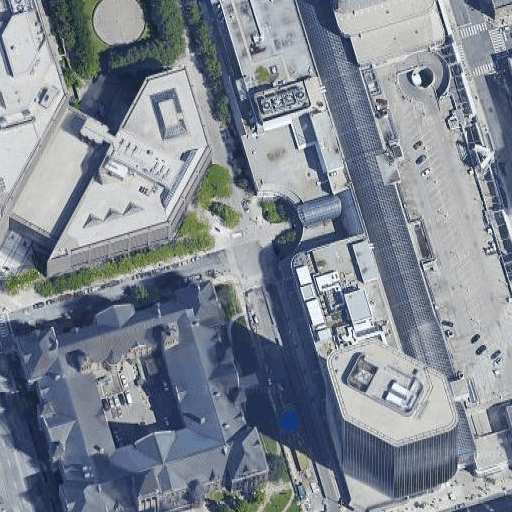
#> input picture data/images/toronto_0_0_sat.0_2.png, 512 x 512 px, given in place of testing_img1325.png, which was not available
$ python skeleton.py ../../../data/images/toronto_0_0_sat.0_2.png   (older library calls are emulated)
#> lines starting #> are read from the running program, lines starting #| are printed output that depends on the picture; after the words box and inside, x2 and y2 are one past the last pixel; in counts of white or black regions, pixels touching at a corner belong together; pictures that were not available may be replaced by others from this repository, and a replacement may not be noted
#> further down, im is the input picture: shape (512, 512, 3); mean B, G, R 146.3, 135.5, 127.7
#> (printed output is left out)
# -*- coding: utf-8 -*-
import sys
import os
sys.path.append(os.path.dirname(os.path.realpath(__file__)))

from skimage.morphology import skeletonize, remove_small_objects, remove_small_holes
import numpy as np
from matplotlib.pylab import plt
import cv2
import sknw
import pandas as pd
from functools import partial
from itertools import tee
from scipy.spatial.distance import pdist, squareform
from scipy import ndimage as ndi
from collections import defaultdict, OrderedDict
from osgeo import gdal
from multiprocessing import Pool
# [38 lines left out: functions pairwise, remove_sequential_duplicates, remove_duplicate_segments, not called in this run]


def flatten(l):
    return [item for sublist in l for item in sublist]


# [12 lines left out: function get_angle, not called in this run]

def preprocess(img, thresh):
    #print(sys._getframe().f_code.co_name, img)
#> called with thresh = 0.6
    img = (img > (255 * thresh)).astype(np.bool)
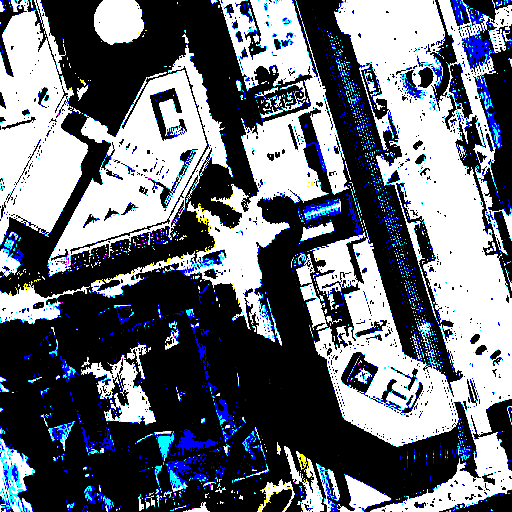
#> img: shape (512, 512, 3) bool; mean of channels 0, 1, 2 0.472, 0.431, 0.407; drawn as B, G, R
    remove_small_objects(img, 300, in_place=True)
    remove_small_holes(img, 300, in_place=True)
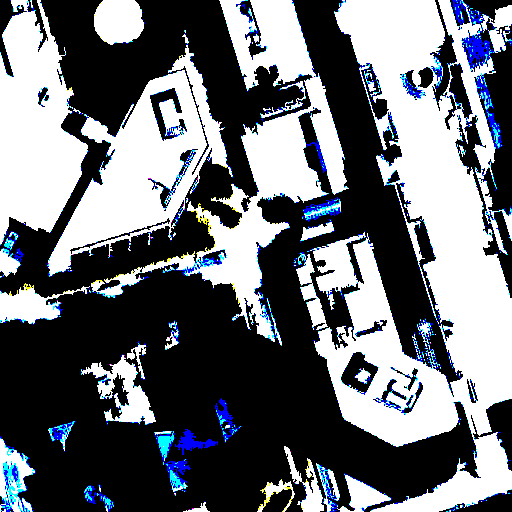
#> img: shape (512, 512, 3) bool; mean of channels 0, 1, 2 0.457, 0.434, 0.42; drawn as B, G, R
    # img = cv2.dilate(img.astype(np.uint8), np.ones((7, 7)))
    return img

# [43 lines left out: functions graph2lines, visualize, not called in this run]

def line_points_dist(line1, pts):
    return np.cross(line1[1] - line1[0], pts - line1[0]) / np.linalg.norm(line1[1] - line1[0])

# [20 lines left out: function remove_small_terminal, not called in this run]


linestring = "LINESTRING {}"
# [262 lines left out: functions make_skeleton, add_small_segments, add_direction_change_nodes, build_graph, build_graph_single, not called in this run]

if __name__ == "__main__":
    '''
    prefix = 'test'
    results_root = r'data'
    # results_root = r'd:\tmp\roads\albu\results\results'
    # root = os.path.join(results_root, r'results\2m_4fold_512_30e_d0.2_g0.2')
    root = 'data'
    f = partial(build_graph, root)
    l = [v for v in os.listdir(root) if prefix in v]
    l = list(sorted(l))
    with Pool() as p:
        data = p.map(f, l)
    all_data = []
    for k, v in data:
        for val in v:
            all_data.append((k, val))
    df = pd.DataFrame(all_data, columns=['ImageId', 'WKT_Pix'])
    df.to_csv(sys.argv[1] + '.txt', index=False)
    '''

    datapath = '../data/testing_img1325.png'
    im = cv2.imread(datapath)
    print(im)
    data = preprocess(im,0.6)
    data = np.uint8(data)
    data = cv2.cvtColor(data,cv2.COLOR_BGR2GRAY)
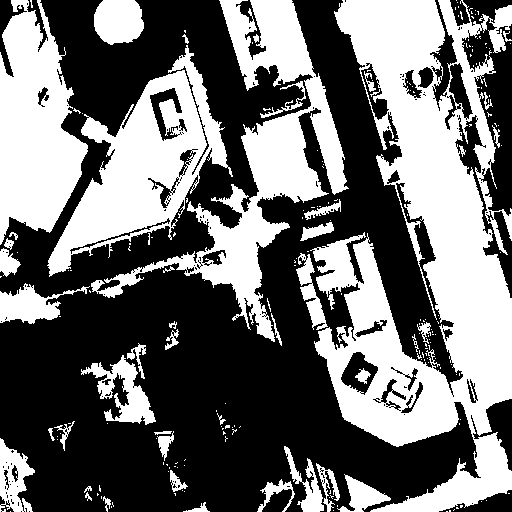
#> data: shape (512, 512); values 0 (black) and 1 (white), 43.4% white; 214 white regions (169 under 20 px), largest, box (x1, y1, x2, y2) and area: (310, 0, 512, 512) 51279, (91, 0, 349, 342) 18809, (47, 45, 233, 277) 15770
    data = skeletonize(data)
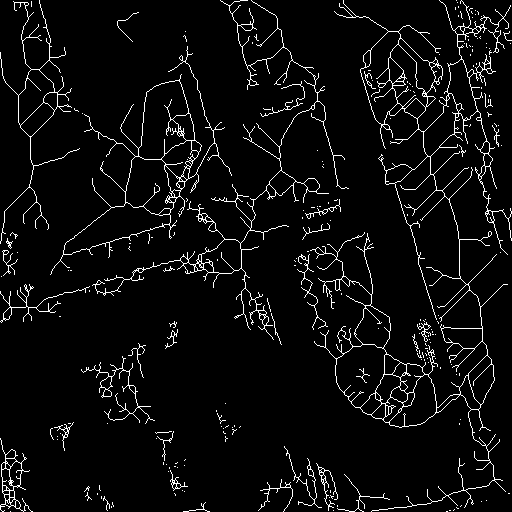
#> data: shape (512, 512) bool; 5% white in thin lines or dots
    cv2.imwrite('result.png',np.uint8(data)*255)
